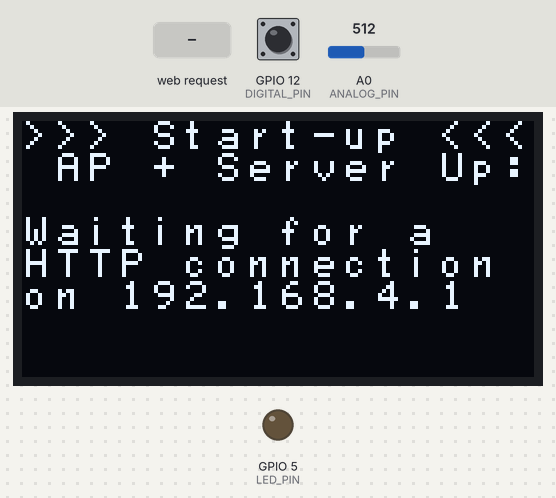
This sketch was run on a simulated ESP8266 (NodeMCU). On the bench: 128×64 one-colour display, output pins drawn as LEDs (lit = HIGH). Wiring (inferred from the names in the program): SSD1306 OLED at I2C address 0x3C. Inputs (shaded band) come from the test bench; at power-on: GPIO 12 (DIGITAL_PIN) HIGH, A0 (ANALOG_PIN) = 512. What the sketch prints to the serial monitor is not drawn.

Above: at 2.4 s.
2.5 s: HTTP request GET /led/1 received
At 3.4 s:
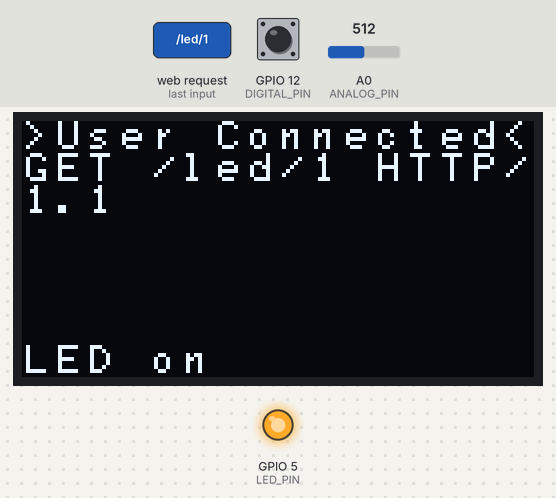
4.3 s: HTTP request GET /read received
At 5.6 s:
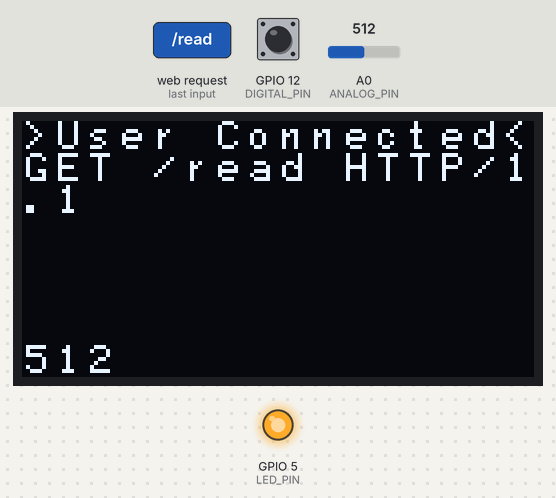
6.1 s: HTTP request GET /led/0 received
At 7.3 s:
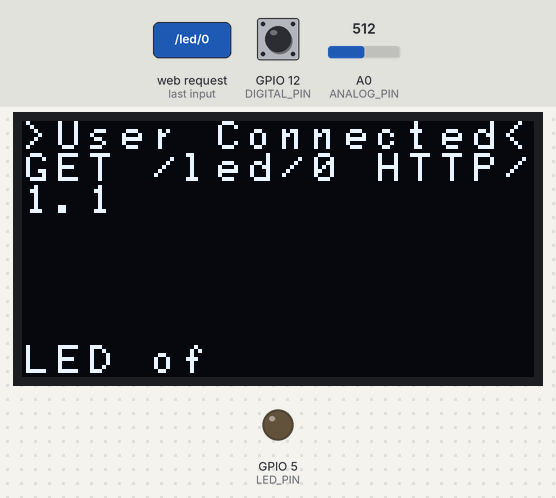
Timing chart, 0 to 9.1 s (numbered marks = the images above; inputs shaded):
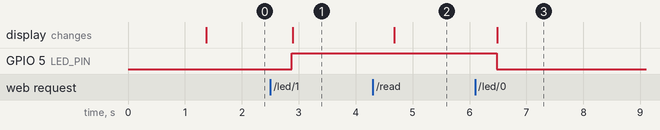

Measured:
- after the input at 2.5 s, GPIO 5 (LED_PIN): LOW → HIGH after 0.38 s; the display: changes after 0.39 s (image 1)
- after the input at 4.3 s, the display: changes after 0.38 s (image 2)
- after the input at 6.1 s, GPIO 5 (LED_PIN): HIGH → LOW after 0.38 s; the display: changes after 0.39 s (image 3)

The sketch:

OLED_Functs.ino
```cpp
#include "font.h"
#define OLED_address  0x3c              //OLED I2C bus address... even if OLED states 0x78 !!!
#define TOP2BOTTOM

static void reset_display(void)
{
  displayOff();
  clear_display();
  displayOn();
}


void StartUp_OLED()
{
  init_OLED();
  reset_display();
  displayOff();
  setXY(0,0);
  clear_display();
  displayOn();
}


void displayOn(void)
{
    sendcommand(0xaf);                  //display on
}


void displayOff(void)
{
  sendcommand(0xae);                    //display off
}


static void clear_display(void)
{
  unsigned char i,k;
  for(k=0;k<8;k++)
  {
    setXY(k,0);
    {
      for(i=0;i<128;i++)                //clear all COL
      {
        SendChar(0);                    //clear all COL
      }
    }
  }
  setXY(0,0);                           // added MRB
}


// Actually this sends a byte, not a char to draw in the display.
static void SendChar(unsigned char data)
{
  Wire.beginTransmission(OLED_address); // begin transmitting
  Wire.write(0x40);                     //data mode
  Wire.write(data);
  Wire.endTransmission();               // stop transmitting
}


// Prints a display char (not just a byte) in coordinates X Y,
static void sendCharXY(unsigned char data, int X, int Y)
{ /*
  //if(interrupt && !doing_menu) return;// Stop printing only if interrupt is call but not in button functions
  setXY(X, Y);
  Wire.beginTransmission(OLED_address); // begin transmitting
  Wire.write(0x40);                     //data mode

  for(int i=0;i<8;i++)
    Wire.write(pgm_read_byte(myFont[data-0x20]+i));

  Wire.endTransmission();               // stop transmitting */
}


static void sendcommand(unsigned char com)
{
  Wire.beginTransmission(OLED_address); //begin transmitting
  Wire.write(0x80);                     //command mode
  Wire.write(com);
  Wire.endTransmission();               // stop transmitting
}


// Set the cursor position in a 16 COL * 8 ROW map.
static void setXY(unsigned char row,unsigned char col)
{
  sendcommand(0xb0+row);                //set page address
  sendcommand(0x00+(8*col&0x0f));       //set low col address
  sendcommand(0x10+((8*col>>4)&0x0f));  //set high col address
}


// Prints a string regardless the cursor position.
// static void sendStr(unsigned char *string)
static void sendStr( char *string)
{
  unsigned char i=0;
  while(*string)
  {
    for(i=0;i<8;i++)
    {
      SendChar(pgm_read_byte(myFont[*string-0x20]+i));
    }
    *string++;
  }
}


// Prints a string in coordinates X Y, being multiples of 8.
// This means we have 16 COLS (0-15) and 8 ROWS (0-7).
static void sendStrXY( char *string, int X, int Y)
{
  setXY(X,Y);
  unsigned char i=0;
  while(*string)
  {
    for(i=0;i<8;i++)
    {
      SendChar(pgm_read_byte(myFont[*string-0x20]+i));
    }
    *string++;
  }
}


// Inits oled and draws logo at startup
static void init_OLED(void)
{
  sendcommand(0xae);               //display off
  sendcommand(0xa6);               //Set Normal Display (default)
    sendcommand(0xAE);             //DISPLAYOFF
    sendcommand(0xD5);             //SETDISPLAYCLOCKDIV
    sendcommand(0x80);             // the suggested ratio 0x80
    sendcommand(0xA8);             //SSD1306_SETMULTIPLEX
    sendcommand(0x3F);
    sendcommand(0xD3);             //SETDISPLAYOFFSET
    sendcommand(0x0);              //no offset
    sendcommand(0x40 | 0x0);       //SETSTARTLINE
    sendcommand(0x8D);             //CHARGEPUMP
    sendcommand(0x14);
    sendcommand(0x20);             //MEMORYMODE
    sendcommand(0x00);             //0x0 act like ks0108
    //sendcommand(0xA0 | 0x1);     //SEGREMAP   //Rotate screen 180 deg
    sendcommand(0xA0);
    //sendcommand(0xC8);           //COMSCANDEC  Rotate screen 180 Deg
    sendcommand(0xC0);
    sendcommand(0xDA);             //0xDA
    sendcommand(0x12);             //COMSCANDEC
    sendcommand(0x81);             //SETCONTRAS
    sendcommand(0xCF);
    sendcommand(0xd9);             //SETPRECHARGE
    sendcommand(0xF1);
    sendcommand(0xDB);             //SETVCOMDETECT
    sendcommand(0x40);
    sendcommand(0xA4);             //DISPLAYALLON_RESUME
    sendcommand(0xA6);             //NORMALDISPLAY

  clear_display();
  sendcommand(0x2e);               // stop scroll
  //----------------------------REVERSE comments----------------------------//
  // Next 3 command lines control display top-bottom or bottom-top MRB 20150718
#ifdef TOP2BOTTOM
    sendcommand(0xa0);           //seg re-map 0->127(default)
    sendcommand(0xa1);           //seg re-map 127->0
    sendcommand(0xc8);
#endif
  //  delay(1000);
  //----------------------------REVERSE comments----------------------------//
  // sendcommand(0xa7);            //Set Inverse Display
  // sendcommand(0xae);            //display off
  sendcommand(0x20);               //Set Memory Addressing Mode
  sendcommand(0x00);               //Set Memory Addressing Mode ab Horizontal addressing mode
  // sendcommand(0x02);            // Set Memory Addressing Mode ab Page addressing mode(RESET)

  //  setXY(0,0);
  // Display Logo here :)
  //  for(int i=0;i<128*8;i++)     // show 128* 64 Logo
  // {
  //  SendChar(pgm_read_byte(logo+i));
  // }
  // sendcommand(0xaf);   //display on

  // delay(5000);
}
```

AccessPt.ino
```cpp
#include <ESP8266WiFi.h>
#include <Wire.h>

#pragma GCC diagnostic ignored "-Wwrite-strings"

#define SDA     0                          // ESP8266-01
#define SCL     2                          // ESP8266-01
#define LED_PIN 5                          // on Sparkfun Thing board

const char WiFiAPPSK[] = "sparkfun";       // Note... need to change
const int  ANALOG_PIN  = A0;               // The only analog pin on the Thing
const int  DIGITAL_PIN = 12;               // Digital pin to be read
boolean    Lflag       = true;

WiFiServer server(80);                     // create object


void setup()
{
  // Serial.begin(115200);                    // diagnostic channel (RUN env)
  Serial.begin(74880);                     // native bootloader channel (DEV Only)
  delay(10);
  pinMode(DIGITAL_PIN, INPUT_PULLUP);
  pinMode(LED_PIN, OUTPUT);
  digitalWrite(LED_PIN, LOW);
  //Wire.pins(int sda, int scl), etc
  Wire.begin(SDA, SCL);                    //on ESP-01.
  StartUp_OLED();                          // Init Oled and fire up!
  Serial.println(F("\r\n\r\nOLED Init..."));
  clear_display();                         // done here to simplify also setXY(0,0);
  sendStrXY(">>> Start-up <<<", 0, 0);
  setupWiFi();
  server.begin();
  sendStrXY(" AP + Server Up:", 1, 0);
}


void loop()
{
  WiFiClient client = server.available();  // Check if a client has connected
  if (!client)
  {
    if (Lflag)
    {
      // clear_display();
      sendStrXY("Waiting for a   HTTP connection on 192.168.4.1", 3, 0);  // lines 3 - 5
      Serial.println(F("Waiting for a client to connect to this server..."));
      Serial.println(F("On address 192.168.4.1"));
      delay(200);
      Lflag = false;
    }
      return;
  }

  clear_display();
  sendStrXY(">User Connected<", 0, 0);

  String req = client.readStringUntil('\r');// Read the first line of the request
  char temp[36];                            // temporary 3 line storage, OLED output
  Serial.println(req);
  req.toCharArray(temp, 28);
  sendStrXY(temp, 1, 0);
  client.flush();

  // Match the request
  int val = -1;                            // 'val' to keep track of both the
                                           // request type (read/set) and value if set.
  if (req.indexOf("/led/0") != -1)
    val = 0; // Will write LED low
  else if (req.indexOf("/led/1") != -1)
    val = 1; // Will write LED high
  else if (req.indexOf("/read") != -1)
    val = -2;                              // Will print pin reads
                                           // Otherwise request is invalidt
  if (val >= 0)                            // Set GPIO5 according to input
    digitalWrite(LED_PIN, val);

  client.flush();

  String s = "HTTP/1.1 200 OK\r\n";        // the common header:
  s += "Content-Type: text/html\r\n\r\n";
  s += "<!DOCTYPE HTML>\r\n<html>\r\n";

  if (val >= 0)                            // Setting LED?
  {
    s += "LED is now ";
    s += (val)?"on":"off";
    //temp[0] = (char) 0;
    String temporary = (val)?"LED on":"LED off";
    temporary.toCharArray(temp, 7);        // temp[] defined around line 45
    sendStrXY(temp, 7, 0);
  } else if (val == -2)
  {
    s += "Analog Pin = ";                  // Reading pins?, print values:
    s += String(analogRead(ANALOG_PIN));
    String Stemp = String(analogRead(ANALOG_PIN));
    Stemp.toCharArray(temp, 7);            // temp[] defined around line 45
    sendStrXY(temp, 7, 0);
    s += "<br>";                           // Go to the next line.
    s += "Digital Pin 12 = ";
    s += String(digitalRead(DIGITAL_PIN));
  } else
  {
    s += "Invalid Request.<br> Try /led/1, /led/0, or /read.";
  }

  s += "</html>\n";

  client.print(s);                         // Send the response to the client
  delay(1);
  Serial.println(F("Client disonnected"));

  // The client will actually be disconnected
  // when the function returns and 'client' object is detroyed
}

void setupWiFi()
{
  WiFi.mode(WIFI_AP);

  // Append the last two bytes of the MAC (HEX'd) to string to make unique
  uint8_t mac[WL_MAC_ADDR_LENGTH];
  WiFi.softAPmacAddress(mac);
  String macID = String(mac[WL_MAC_ADDR_LENGTH - 2], HEX) +
                 String(mac[WL_MAC_ADDR_LENGTH - 1], HEX);
  macID.toUpperCase();
  String AP_NameString = "ESP8266-" + macID;

  char AP_NameChar[AP_NameString.length() + 1];
  memset(AP_NameChar, AP_NameString.length() + 1, 0);

  for (int i=0; i<AP_NameString.length(); i++)
    AP_NameChar[i] = AP_NameString.charAt(i);

  WiFi.softAP(AP_NameChar, WiFiAPPSK);
}
```

Source omitted: font.h (data table, 4169 bytes)
